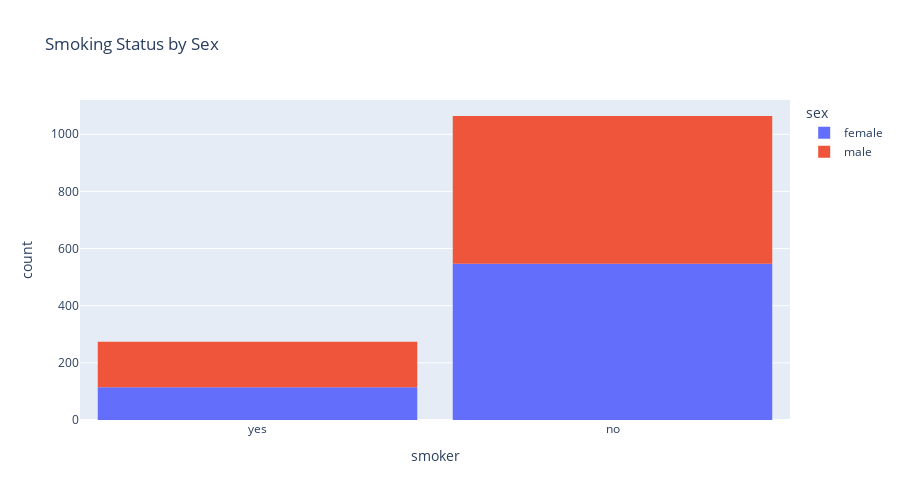

The notebook cell saved with this chart:
### Code cell
fig = px.histogram(
    medical_df,
    x="smoker",
    color="sex",
    title="Smoking Status by Sex",
)

fig.update_layout(bargap=0.1, width=900, height=500)
fig.show()

### Figure 1 — Plotly figure (JSON) as saved in the notebook; plotly's stock layout.template omitted (floating-point values rounded to 4 significant figures; data arrays with more than 128 entries replaced by an {"elided": "..."} marker saying what was removed)
{"data": [{"bingroup": "x", "hovertemplate": "sex=female<br>smoker=%{x}<br>count=%{y}<extra></extra>", "legendgroup": "female", "marker": {"color": "#636efa", "pattern": {"shape": ""}}, "name": "female", "orientation": "v", "showlegend": true, "type": "histogram", "x": {"elided": "662 str values"}, "xaxis": "x", "yaxis": "y"}, {"bingroup": "x", "hovertemplate": "sex=male<br>smoker=%{x}<br>count=%{y}<extra></extra>", "legendgroup": "male", "marker": {"color": "#EF553B", "pattern": {"shape": ""}}, "name": "male", "orientation": "v", "showlegend": true, "type": "histogram", "x": {"elided": "676 str values"}, "xaxis": "x", "yaxis": "y"}], "layout": {"bargap": 0.1, "barmode": "relative", "height": 500, "legend": {"title": {"text": "sex"}, "tracegroupgap": 0}, "title": {"text": "Smoking Status by Sex"}, "width": 900, "xaxis": {"anchor": "y", "domain": [0, 1], "title": {"text": "smoker"}}, "yaxis": {"anchor": "x", "domain": [0, 1], "title": {"text": "count"}}}}
